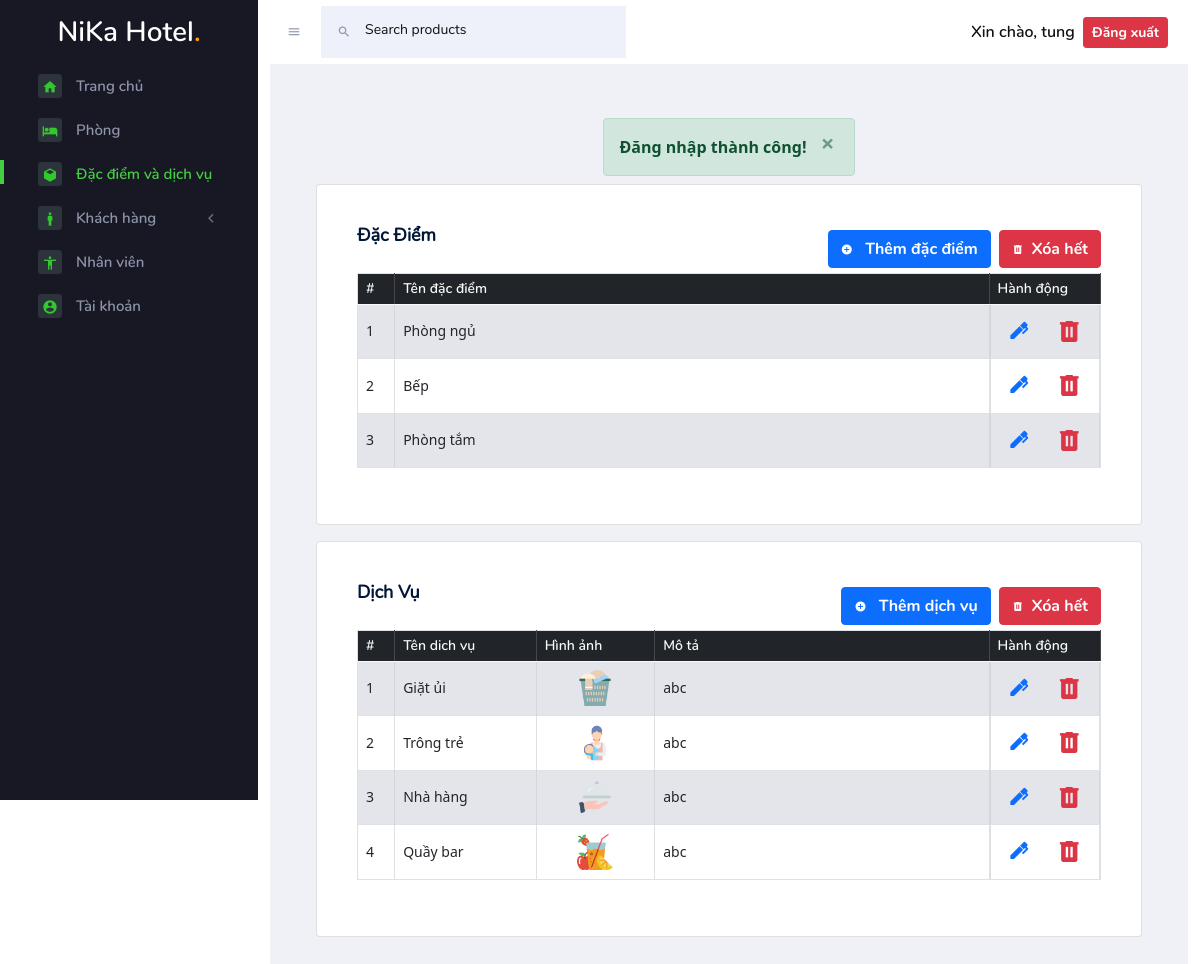
Screenshot of /HotelBookingWeb/Admin/features_services.php (signed in) with the database file from the repository.
### tables this page shows
CREATE TABLE `taikhoan` (
  `ma_tk` int(11) NOT NULL,
  `ten_tk` varchar(150) NOT NULL,
  `mat_khau` varchar(150) NOT NULL,
  `ma_nd` int(11) NOT NULL,
  `quyen` varchar(20) NOT NULL
);

CREATE TABLE `dacdiem` (
  `ma_dacdiem` int(11) NOT NULL,
  `ten_dacdiem` varchar(50) NOT NULL
);

CREATE TABLE `dichvu` (
  `ma_dichvu` int(11) NOT NULL,
  `ten_dichvu` varchar(100) NOT NULL,
  `anh_dichvu` varchar(50) NOT NULL,
  `mo_ta` varchar(200) NOT NULL
);

### HotelBookingWeb/Admin/Inc/connect_db.php (called while the page is built, shortened)
<?php
    function select($query, $values, $datatypes)
    {
        $conn = $GLOBALS['conn'];
        if($stmt = mysqli_prepare($conn, $query)){
            mysqli_stmt_bind_param($stmt, $datatypes, ...$values);
            if(mysqli_stmt_execute($stmt)){
                $result = mysqli_stmt_get_result($stmt);
                return $result;
            }else{
                mysqli_stmt_close($stmt);
                die("Câu truy vấn thực hiện lỗi - Select");
            }
        }else{
            die("Câu truy vấn chuẩn bị lỗi - Select");
        }
    }
?>

### HotelBookingWeb/Admin/features_services.php (the view, shortened to what this page needs)
<!DOCTYPE html>
<html lang="en">
<head>
    <?php require ('Inc/links.php')?>
</head>
<body>
<div class="container-scroller">
    <?php require ('Inc/header.php'); ?>
    <div class="container-fluid page-body-wrapper d-flex justify-content-end">
        <?php require ('Inc/sidebar.php')?>
        <div class="main-panel">
            <div class="content-wrapper">
                <?php
                    if (isset($_SESSION['success'])) {
                        alert("success", $_SESSION['success']);
                        unset($_SESSION['success']);
                    }
                ?>
                <div class="card text-black mb-3">
                    <div class="card-body">
                        <div class="d-flex justify-content-between align-items-center">
                            <h4 class="card-title">Đặc điểm</h4>
                            <div class="d-flex justify-content-end">
                                <button type="button" class="btn btn-primary shadow-none" data-toggle="modal" data-target="#createFeatureModal">
                                    <i class="mdi mdi-plus-circle mr-2"></i>
                                    Thêm đặc điểm
                                </button>
                                <a href="?xoa_dacdiem=all" class="btn btn-danger ml-2 shadow-none"><i class="mdi mdi-trash-can mr-2"></i>Xóa hết</a>
                            </div>
                        </div>
                        <table class="table table1 table-hover table-striped table-bordered" id="myTable1">
                            <thead class="bg-dark text-light">
                                <tr>
                                    <th width="5%">#</th>
                                    <th>Tên đặc điểm</th>
                                    <th width="15%">Hành động</th>
                                </tr>
                            </thead>
                            <tbody>
                            <?php
                                $query = "SELECT * FROM dacdiem ORDER BY ma_dacdiem DESC";
                                $data = mysqli_query($conn, $query);
                                $i = 1;
                                while ($row = mysqli_fetch_assoc($data)) {
                                    echo "<tr>
                                            <td>$i</td>
                                            <td>{$row['ten_dacdiem']}</td>
                                            <td class='d-flex align-items-center justify-content-around'>
                                                <button type='button' class='btn bg-transparent text-primary p-0 shadow-none' data-toggle='modal' data-target='#editFeatureModal{$row['ma_dacdiem']}'>
                                                    <i class='mdi mdi-pen' style='font-size: 23px'></i>
                                                </button>
                                                <div class='modal fade' id='editFeatureModal{$row['ma_dacdiem']}' tabindex='-1' role='dialog' aria-labelledby='exampleModalLongTitle' aria-hidden='true'>
                                                                        <input type='hidden' name='ma_dacdiem' value='{$row['ma_dacdiem']}'>
                                                                        <input type='text' name='ten_dacdiem' class='form-control shadow-none' value='{$row['ten_dacdiem']}'>
                                                </div>
                                                <a href='?xoa_dacdiem={$row['ma_dacdiem']}' class='fa-2x text-danger ml-2'><i class='mdi mdi-trash-can'></i></a>
                                            </td>
                                          </tr>";
                                    $i++;
                                }
                            ?>
                            </tbody>
                        </table>
                    </div>
                </div>
                <div class="card text-black mb-5">
                    <div class="card-body">
                        <div class="d-flex justify-content-between align-items-center">
                            <h4 class="card-title">Dịch vụ</h4>
                            <div class="d-flex justify-content-end align-items-center">
                                <button type="button" class="btn btn-primary shadow-none" data-toggle="modal" data-target="#createServiceModal">
                                    <i class="mdi mdi-plus-circle mr-2"></i>
                                    Thêm dịch vụ
                                </button>
                                <a href="?xoa_dichvu=all" class="btn btn-danger ml-2 shadow-none"><i class="mdi mdi-trash-can mr-2"></i>Xóa hết</a>
                            </div>
                        </div>
                        <table class="table table-hover table-striped table-bordered" id="myTable">
                            <thead class="bg-dark text-light">
                            <tr>
                                <th width="5%">#</th>
                                <th>Tên dich vụ</th>
                                <th>Hình ảnh</th>
                                <th width="45%">Mô tả</th>
                                <th width="15%">Hành động</th>
                            </tr>
                            </thead>
                            <tbody>
                            <?php
                                $query = "SELECT * FROM dichvu ORDER BY ma_dichvu DESC";
                                $data = mysqli_query($conn, $query);
                                $path = SERVICES_IMG_PATH;
                                $i = 1;
                                while ($row = mysqli_fetch_assoc($data)) {
                                    echo "<tr>
                                            <td>$i</td>
                                            <td>{$row['ten_dichvu']}</td>
                                            <td>
                                                <img src='$path{$row['anh_dichvu']}' class='rounded mx-auto d-block' width='100px'>
                                            </td>
                                            <td class='custom-cell'>{$row['mo_ta']}</td>
                                            <td class='d-flex align-items-center justify-content-around'>
                                                <button type='button' class='btn bg-transparent text-primary p-0 shadow-none' data-toggle='modal' data-target='#editServiceModal{$row['ma_dichvu']}'>
                                                    <i class='mdi mdi-pen' style='font-size: 23px'></i>
                                                </button>
                                                <div class='modal fade' id='editServiceModal{$row['ma_dichvu']}' tabindex='-1' role='dialog' aria-labelledby='exampleModalLongTitle' aria-hidden='true'>
                                                                        <input type='hidden' name='ma_dichvu' value='{$row['ma_dichvu']}'>
                                                                        <input type='text' name='ten_dichvu' class='form-control shadow-none' value='{$row['ten_dichvu']}'>
                                                                        <textarea name='mo_ta' class='form-control shadow-none' rows='5'>{$row['mo_ta']}</textarea>
                                                </div>
                                                <a href='?xoa_dichvu={$row['ma_dichvu']}' class='fa-2x text-danger ml-2'><i class='mdi mdi-trash-can'></i></a>
                                            </td>
                                          </tr>";
                                    $i++;
                                }
                                ?>
                            </tbody>
                        </table>
                    </div>
                </div>
            </div>
        </div>
    </div>
</div>
</body>

### HotelBookingWeb/Admin/Inc/header.php (shortened to what this page needs)
<?php
    require ('connect_db.php');
    require ('essentials.php');
    $result = select("SELECT * FROM `taikhoan` WHERE ma_tk = ?", [$_SESSION['ma_tk_nv']], "i");
    $row = mysqli_fetch_assoc($result);
?>
<nav class="navbar default-layout-navbar col-lg-12 col-12 p-0 fixed-top d-flex flex-row">
    <div class="text-center navbar-brand-wrapper d-flex align-items-center justify-content-center">
        <a class="navbar-brand brand-logo" href="dashboard.php"><span class="navbar-brand fw-bold fs-3 h-font text-decoration-none" style="color: white">NiKa Hotel<span style="color: orange">.</span></span></a>
    </div>
    <div class="navbar-menu-wrapper d-flex align-items-stretch justify-content-between">
        <div class="d-flex">
            <button class="navbar-toggler navbar-toggler align-self-center shadow-none" type="button" data-toggle="minimize">
                <span class="mdi mdi-menu"></span>
            </button>
            <div class="search-field d-none d-xl-block">
                <form class="d-flex align-items-center justify-content-between h-100" action="#">
                    <div class="input-group ">
                        <div class="input-group-prepend bg-transparent">
                            <i class="input-group-text border-0 mdi mdi-magnify"></i>
                        </div>
                        <input type="text" class="form-control bg-transparent border-0" placeholder="Search products">
                    </div>
                </form>
            </div>
        </div>
        <div class="d-flex justify-content-center align-items-center">
            <span>Xin chào, <?php echo $row['ten_tk']?></span>
            <a href="logout.php" class="btn btn-danger btn-sm m-2 d-flex align-items-center">Đăng xuất</a>
        </div>
    </div>
</nav>

### HotelBookingWeb/Admin/Inc/links.php (style rules this page uses)
.custom-cell { max-width: 200px; overflow-wrap: break-word; overflow: hidden; text-overflow: ellipsis; white-space: normal; }

### rows the page displays
taikhoan: ten_tk "tung"
dacdiem: ten_dacdiem "Phòng ngủ"
dacdiem: ten_dacdiem "Bếp"
dacdiem: ten_dacdiem "Phòng tắm"
dichvu: ten_dichvu "Giặt ủi", anh_dichvu (picture), mo_ta "abc"
dichvu: ten_dichvu "Trông trẻ", anh_dichvu (picture), mo_ta "abc"
dichvu: ten_dichvu "Nhà hàng", anh_dichvu (picture), mo_ta "abc"
dichvu: ten_dichvu "Quầy bar", anh_dichvu (picture), mo_ta "abc"

### other values shown
$msg "Đăng nhập thành công!"
